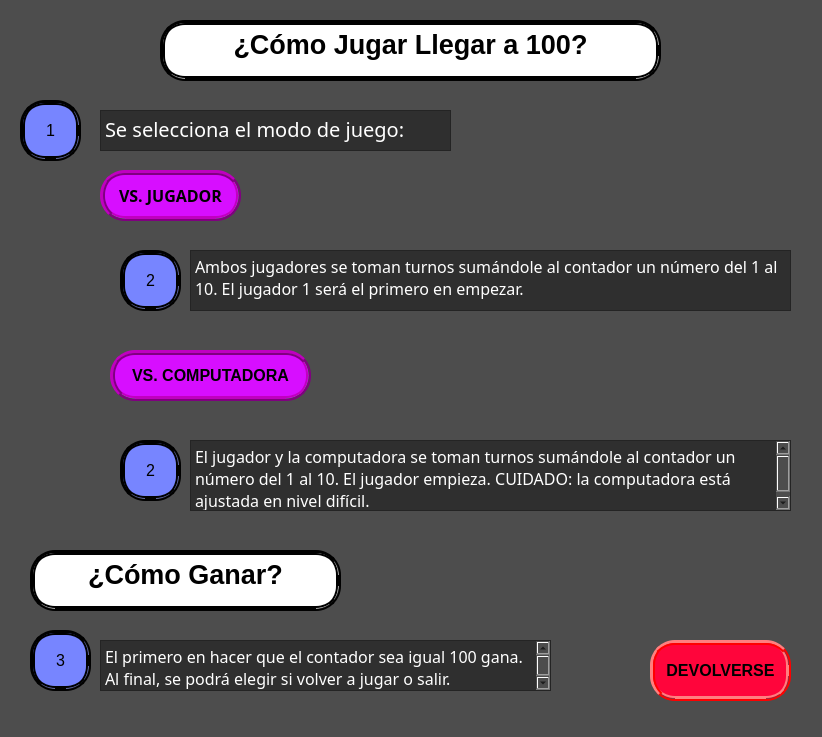
<?xml version="1.0" encoding="UTF-8"?>
<ui version="4.0">
 <class>playerGame</class>
 <widget class="QMainWindow" name="playerGame">
  <property name="geometry">
   <rect>
    <x>0</x>
    <y>0</y>
    <width>822</width>
    <height>737</height>
   </rect>
  </property>
  <property name="windowTitle">
   <string>MainWindow</string>
  </property>
  <property name="styleSheet">
   <string notr="true">background-color: rgb(77, 77, 77);
background-position: center;
background-repeat: no-repeat;
background-size: cover;</string>
  </property>
  <widget class="QWidget" name="centralwidget">
   <widget class="QTextBrowser" name="textBrowser_2">
    <property name="geometry">
     <rect>
      <x>100</x>
      <y>110</y>
      <width>351</width>
      <height>41</height>
     </rect>
    </property>
    <property name="styleSheet">
     <string notr="true">QTextEdit {
	background: rgb(47, 47, 47);
    font-family: Sans Serif;
    font-size: 20pt;
    font-weight: bold;
    font-style: bold;
}
</string>
    </property>
    <property name="html">
     <string>&lt;!DOCTYPE HTML PUBLIC &quot;-//W3C//DTD HTML 4.0//EN&quot; &quot;http://www.w3.org/TR/REC-html40/strict.dtd&quot;&gt;
&lt;html&gt;&lt;head&gt;&lt;meta name=&quot;qrichtext&quot; content=&quot;1&quot; /&gt;&lt;style type=&quot;text/css&quot;&gt;
p, li { white-space: pre-wrap; }
&lt;/style&gt;&lt;/head&gt;&lt;body style=&quot; font-family:'Sans Serif'; font-size:20pt; font-weight:600; font-style:normal;&quot;&gt;
&lt;p style=&quot; margin-top:0px; margin-bottom:0px; margin-left:0px; margin-right:0px; -qt-block-indent:0; text-indent:0px;&quot;&gt;&lt;span style=&quot; font-size:15pt; font-weight:400; color:#ffffff;&quot;&gt;Se selecciona el modo de juego: &lt;/span&gt;&lt;/p&gt;&lt;/body&gt;&lt;/html&gt;</string>
    </property>
   </widget>
   <widget class="QPushButton" name="exit">
    <property name="geometry">
     <rect>
      <x>650</x>
      <y>640</y>
      <width>141</width>
      <height>61</height>
     </rect>
    </property>
    <property name="font">
     <font>
      <pointsize>-1</pointsize>
      <weight>75</weight>
      <bold>true</bold>
     </font>
    </property>
    <property name="styleSheet">
     <string notr="true">background: rgb(255, 5, 59);  /* Fondo morado */
border-radius: 25px;  /* Bordes redondeados */
border: 5px ridge red;  /* Borde surcado morado */
font-size: 16px;  /* Tamaño de fuente */
padding: 0px;</string>
    </property>
    <property name="text">
     <string>DEVOLVERSE</string>
    </property>
   </widget>
   <widget class="QPushButton" name="pushButton">
    <property name="geometry">
     <rect>
      <x>20</x>
      <y>100</y>
      <width>61</width>
      <height>61</height>
     </rect>
    </property>
    <property name="styleSheet">
     <string notr="true">background: rgb(119, 133, 255);  /* Fondo morado */
border-radius: 25px;  /* Bordes redondeados */
border: 5px ridge black;  /* Borde surcado morado */
font-size: 16px;  /* Tamaño de fuente */
padding: 0px;</string>
    </property>
    <property name="text">
     <string>1</string>
    </property>
   </widget>
   <widget class="QPushButton" name="pushButton_2">
    <property name="geometry">
     <rect>
      <x>110</x>
      <y>350</y>
      <width>201</width>
      <height>51</height>
     </rect>
    </property>
    <property name="font">
     <font>
      <pointsize>-1</pointsize>
      <weight>75</weight>
      <bold>true</bold>
     </font>
    </property>
    <property name="styleSheet">
     <string notr="true">background: rgb(215, 14, 255);  /* Fondo morado */
border-radius: 25px;  /* Bordes redondeados */
border: 5px ridge purple;  /* Borde surcado morado */
font-size: 16px;  /* Tamaño de fuente */
padding: 0px;</string>
    </property>
    <property name="text">
     <string>VS. COMPUTADORA</string>
    </property>
   </widget>
   <widget class="QPushButton" name="pushButton_3">
    <property name="geometry">
     <rect>
      <x>100</x>
      <y>170</y>
      <width>141</width>
      <height>51</height>
     </rect>
    </property>
    <property name="font">
     <font>
      <family>Sans Serif</family>
      <pointsize>-1</pointsize>
      <weight>75</weight>
      <bold>true</bold>
      <strikeout>false</strikeout>
      <kerning>true</kerning>
     </font>
    </property>
    <property name="styleSheet">
     <string notr="true">background: rgb(215, 14, 255);  /* Fondo morado */
border-radius: 25px;  /* Bordes redondeados */
border: 5px ridge purple;  /* Borde surcado morado */
font-size: 16px;  /* Tamaño de fuente */
padding: 0px;</string>
    </property>
    <property name="text">
     <string>VS. JUGADOR</string>
    </property>
   </widget>
   <widget class="QPushButton" name="pushButton_5">
    <property name="geometry">
     <rect>
      <x>120</x>
      <y>250</y>
      <width>61</width>
      <height>61</height>
     </rect>
    </property>
    <property name="styleSheet">
     <string notr="true">background: rgb(119, 133, 255);  /* Fondo morado */
border-radius: 25px;  /* Bordes redondeados */
border: 5px ridge black;  /* Borde surcado morado */
font-size: 16px;  /* Tamaño de fuente */
padding: 0px;</string>
    </property>
    <property name="text">
     <string>2</string>
    </property>
   </widget>
   <widget class="QTextBrowser" name="textBrowser_3">
    <property name="geometry">
     <rect>
      <x>190</x>
      <y>250</y>
      <width>601</width>
      <height>61</height>
     </rect>
    </property>
    <property name="styleSheet">
     <string notr="true">QTextEdit {
	background: rgb(47, 47, 47);
    font-family: Sans Serif;
    font-size: 15pt;
}
</string>
    </property>
    <property name="html">
     <string>&lt;!DOCTYPE HTML PUBLIC &quot;-//W3C//DTD HTML 4.0//EN&quot; &quot;http://www.w3.org/TR/REC-html40/strict.dtd&quot;&gt;
&lt;html&gt;&lt;head&gt;&lt;meta name=&quot;qrichtext&quot; content=&quot;1&quot; /&gt;&lt;style type=&quot;text/css&quot;&gt;
p, li { white-space: pre-wrap; }
&lt;/style&gt;&lt;/head&gt;&lt;body style=&quot; font-family:'Sans Serif'; font-size:15pt; font-weight:400; font-style:normal;&quot;&gt;
&lt;p style=&quot; margin-top:0px; margin-bottom:0px; margin-left:0px; margin-right:0px; -qt-block-indent:0; text-indent:0px;&quot;&gt;&lt;span style=&quot; font-size:12pt; color:#ffffff;&quot;&gt;Ambos jugadores se toman turnos sumándole al contador un número del 1 al 10. El jugador 1 será el primero en empezar.&lt;/span&gt;&lt;/p&gt;&lt;/body&gt;&lt;/html&gt;</string>
    </property>
   </widget>
   <widget class="QTextBrowser" name="textBrowser_4">
    <property name="geometry">
     <rect>
      <x>190</x>
      <y>440</y>
      <width>601</width>
      <height>71</height>
     </rect>
    </property>
    <property name="styleSheet">
     <string notr="true">QTextEdit {
	background: rgb(47, 47, 47);
    font-family: Sans Serif;
    font-size: 15pt;
}
</string>
    </property>
    <property name="html">
     <string>&lt;!DOCTYPE HTML PUBLIC &quot;-//W3C//DTD HTML 4.0//EN&quot; &quot;http://www.w3.org/TR/REC-html40/strict.dtd&quot;&gt;
&lt;html&gt;&lt;head&gt;&lt;meta name=&quot;qrichtext&quot; content=&quot;1&quot; /&gt;&lt;style type=&quot;text/css&quot;&gt;
p, li { white-space: pre-wrap; }
&lt;/style&gt;&lt;/head&gt;&lt;body style=&quot; font-family:'Sans Serif'; font-size:15pt; font-weight:400; font-style:normal;&quot;&gt;
&lt;p style=&quot; margin-top:0px; margin-bottom:0px; margin-left:0px; margin-right:0px; -qt-block-indent:0; text-indent:0px;&quot;&gt;&lt;span style=&quot; font-size:12pt; color:#ffffff;&quot;&gt;El jugador y la computadora se toman turnos sumándole al contador un número del 1 al 10. El jugador empieza. CUIDADO: la computadora está ajustada en nivel difícil.&lt;/span&gt;&lt;/p&gt;&lt;/body&gt;&lt;/html&gt;</string>
    </property>
   </widget>
   <widget class="QPushButton" name="pushButton_6">
    <property name="geometry">
     <rect>
      <x>120</x>
      <y>440</y>
      <width>61</width>
      <height>61</height>
     </rect>
    </property>
    <property name="styleSheet">
     <string notr="true">background: rgb(119, 133, 255);  /* Fondo morado */
border-radius: 25px;  /* Bordes redondeados */
border: 5px ridge black;  /* Borde surcado morado */
font-size: 16px;  /* Tamaño de fuente */
padding: 0px;</string>
    </property>
    <property name="text">
     <string>2</string>
    </property>
   </widget>
   <widget class="QTextBrowser" name="textBrowser_5">
    <property name="geometry">
     <rect>
      <x>100</x>
      <y>640</y>
      <width>451</width>
      <height>51</height>
     </rect>
    </property>
    <property name="styleSheet">
     <string notr="true">QTextEdit {
	background: rgb(47, 47, 47);
    font-family: Sans Serif;
    font-size: 15pt;
}
</string>
    </property>
    <property name="html">
     <string>&lt;!DOCTYPE HTML PUBLIC &quot;-//W3C//DTD HTML 4.0//EN&quot; &quot;http://www.w3.org/TR/REC-html40/strict.dtd&quot;&gt;
&lt;html&gt;&lt;head&gt;&lt;meta name=&quot;qrichtext&quot; content=&quot;1&quot; /&gt;&lt;style type=&quot;text/css&quot;&gt;
p, li { white-space: pre-wrap; }
&lt;/style&gt;&lt;/head&gt;&lt;body style=&quot; font-family:'Sans Serif'; font-size:15pt; font-weight:400; font-style:normal;&quot;&gt;
&lt;p style=&quot; margin-top:0px; margin-bottom:0px; margin-left:0px; margin-right:0px; -qt-block-indent:0; text-indent:0px;&quot;&gt;&lt;span style=&quot; font-size:12pt; color:#ffffff;&quot;&gt;El primero en hacer que el contador sea igual 100 gana. Al final, se podrá elegir si volver a jugar o salir. &lt;/span&gt;&lt;/p&gt;&lt;/body&gt;&lt;/html&gt;</string>
    </property>
   </widget>
   <widget class="QPushButton" name="pushButton_7">
    <property name="geometry">
     <rect>
      <x>30</x>
      <y>630</y>
      <width>61</width>
      <height>61</height>
     </rect>
    </property>
    <property name="styleSheet">
     <string notr="true">background: rgb(119, 133, 255);  /* Fondo morado */
border-radius: 25px;  /* Bordes redondeados */
border: 5px ridge black;  /* Borde surcado morado */
font-size: 16px;  /* Tamaño de fuente */
padding: 0px;</string>
    </property>
    <property name="text">
     <string>3</string>
    </property>
   </widget>
   <widget class="QTextEdit" name="textEdit">
    <property name="geometry">
     <rect>
      <x>160</x>
      <y>20</y>
      <width>501</width>
      <height>61</height>
     </rect>
    </property>
    <property name="styleSheet">
     <string notr="true">background: rgb(255, 255, 255);  /* Fondo morado */
border-radius: 25px;  /* Bordes redondeados */
border: 5px ridge black;  /* Borde surcado morado */
font-size: 16px;  /* Tamaño de fuente */
padding: 0px;</string>
    </property>
    <property name="html">
     <string>&lt;!DOCTYPE HTML PUBLIC &quot;-//W3C//DTD HTML 4.0//EN&quot; &quot;http://www.w3.org/TR/REC-html40/strict.dtd&quot;&gt;
&lt;html&gt;&lt;head&gt;&lt;meta name=&quot;qrichtext&quot; content=&quot;1&quot; /&gt;&lt;style type=&quot;text/css&quot;&gt;
p, li { white-space: pre-wrap; }
&lt;/style&gt;&lt;/head&gt;&lt;body style=&quot; font-family:'Sans Serif'; font-size:16px; font-weight:400; font-style:normal;&quot;&gt;
&lt;p align=&quot;center&quot; style=&quot; margin-top:0px; margin-bottom:0px; margin-left:0px; margin-right:0px; -qt-block-indent:0; text-indent:0px;&quot;&gt;&lt;span style=&quot; font-size:20pt; font-weight:704;&quot;&gt;¿Cómo Jugar Llegar a 100?&lt;/span&gt;&lt;/p&gt;&lt;/body&gt;&lt;/html&gt;</string>
    </property>
   </widget>
   <widget class="QTextEdit" name="textEdit_2">
    <property name="geometry">
     <rect>
      <x>30</x>
      <y>550</y>
      <width>311</width>
      <height>61</height>
     </rect>
    </property>
    <property name="styleSheet">
     <string notr="true">background: rgb(255, 255, 255);  /* Fondo morado */
border-radius: 25px;  /* Bordes redondeados */
border: 5px ridge black;  /* Borde surcado morado */
font-size: 16px;  /* Tamaño de fuente */
padding: 0px;</string>
    </property>
    <property name="html">
     <string>&lt;!DOCTYPE HTML PUBLIC &quot;-//W3C//DTD HTML 4.0//EN&quot; &quot;http://www.w3.org/TR/REC-html40/strict.dtd&quot;&gt;
&lt;html&gt;&lt;head&gt;&lt;meta name=&quot;qrichtext&quot; content=&quot;1&quot; /&gt;&lt;style type=&quot;text/css&quot;&gt;
p, li { white-space: pre-wrap; }
&lt;/style&gt;&lt;/head&gt;&lt;body style=&quot; font-family:'Sans Serif'; font-size:16px; font-weight:400; font-style:normal;&quot;&gt;
&lt;p align=&quot;center&quot; style=&quot; margin-top:0px; margin-bottom:0px; margin-left:0px; margin-right:0px; -qt-block-indent:0; text-indent:0px;&quot;&gt;&lt;span style=&quot; font-size:20pt; font-weight:704;&quot;&gt;¿Cómo Ganar?&lt;/span&gt;&lt;/p&gt;&lt;/body&gt;&lt;/html&gt;</string>
    </property>
   </widget>
  </widget>
  <widget class="QStatusBar" name="statusbar"/>
 </widget>
 <resources/>
 <connections/>
</ui>
